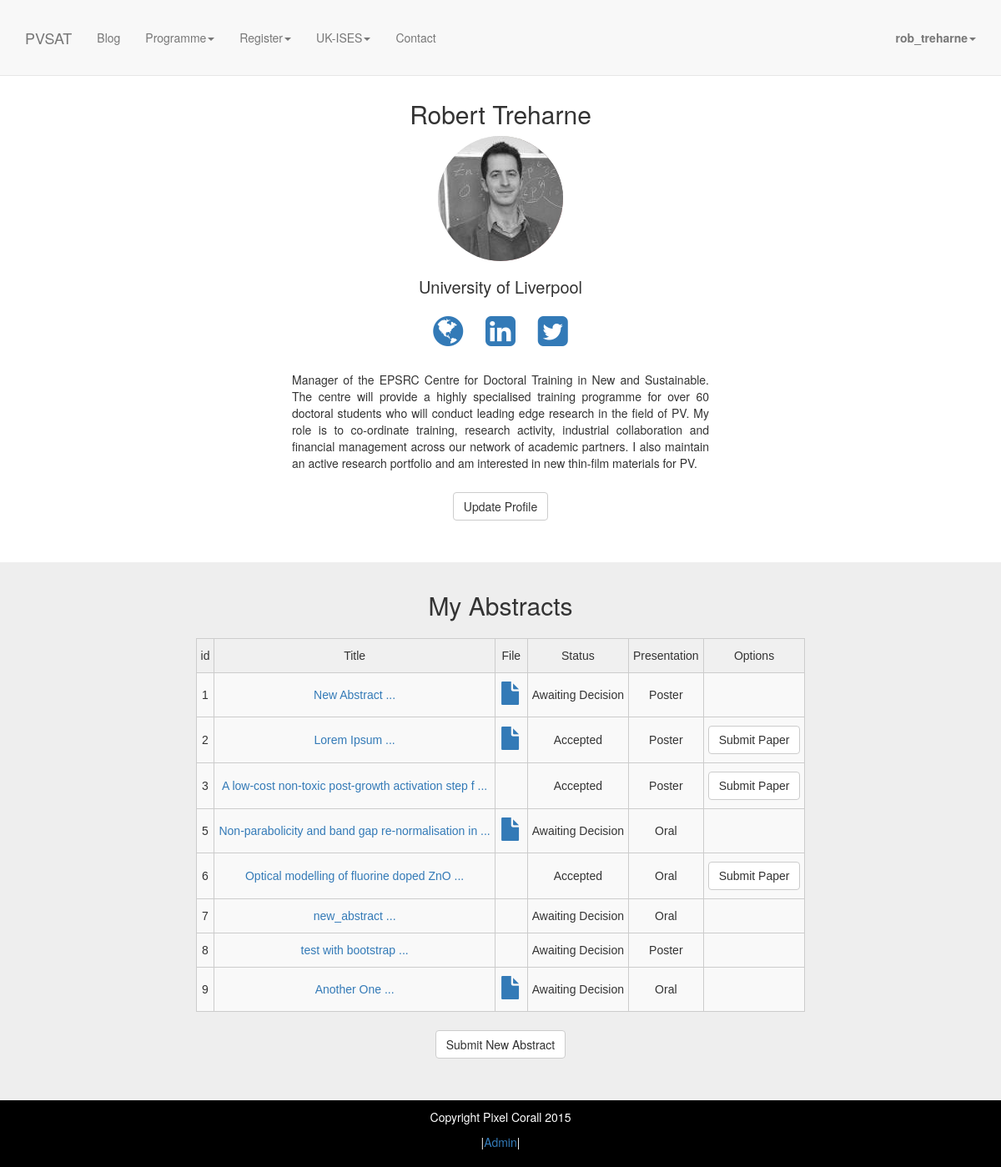
The page /authors/dashboard/ (signed in) on the database its author committed.
### authors/models.py (models this page shows, shortened)
class UserProfile(models.Model):
    user = models.OneToOneField(User)
    affiliation = models.CharField(max_length=128)
    picture = models.ImageField(upload_to='user_images', default='static/img/avatar.png')
    url = models.URLField(blank=True)
    linkedin = models.URLField(blank=True)
    twitter = models.URLField(blank=True)
    bio = models.TextField(max_length=2000, blank=True)

class Abstract(models.Model):
    author = models.ForeignKey(UserProfile)
    title = models.CharField(max_length=1000)
    abstract = models.TextField(max_length=5000)
    upload = models.FileField(upload_to='abstract_uploads', blank=True)
    theme = models.ManyToManyField(Theme)
    DELIVERY_CHOICE = (('Oral', 'Oral'), ('Poster', 'Poster'))
    delivery = models.CharField(max_length=6, choices=DELIVERY_CHOICE, default='Oral')
    STATUS = (('Awaiting Decision', 'Awaiting decision'), ('Accepted', 'Accept'), ('Rejected', 'Reject') )
    status = models.CharField(max_length=25, choices=STATUS, default='Awaiting Decision')
    date = models.DateTimeField(default=timezone.datetime.today())

### authors/views.py (the view)
@login_required
def dashboard(request):
    user = request.user
    profile = UserProfile.objects.get(user_id=user.id)
    abstracts = Abstract.objects.filter(author=profile)
    return render(request, 'dashboard.html', {'user':user, 'profile': profile, 'abstracts': abstracts})

### authors/templates/dashboard.html
{% extends 'base.html' %}
{% block content %}
    <section id="register" class="dashboard-profile-section">
        <div class="container">
            <div class="row">
                <div class="col-lg-12">
					<h2>{{user.first_name}} {{user.last_name}}</h2>
					<a href="/programme/profiles/{{user.id}}"><img class="profile-pic-lg" src="/media/{{profile.picture}}" name="{{user.first_name}} {{user.last_name}}"></a>
					<h3>{{profile.affiliation}}</h3>
					<p>
						{% if profile.url %}
						<a href="{{profile.url}}" target="_blank"><i class="fa fa-globe fa-3x"></i></a>
						{% endif %}
						{% if profile.linkedin %}
						<a href="{{profile.linkedin}}" target="_blank"><i class="fa fa-linkedin-square fa-3x"></i></a>
						{% endif %}
						{% if profile.twitter %}
						<a href="{{profile.twitter}}" target="_blank"><i class="fa fa-twitter-square fa-3x"></i></a>
						{% endif %}
					</p>
					{% if profile.bio %}
					<p class="bio">{{profile.bio}}</p>
					{% endif %}
					<div class="col-lg-12 center">
						<a class="btn btn-default page-scroll" href="{% url 'update_profile' %}">Update Profile</a>
					</div>
				</div>
			</div>
		</div>
	</section>
    <section id="abstracts" class="dashboard-abstract-section">
        <div class="container">
            <div class="row">
                <div class="col-lg-12">
					<h2>My Abstracts</h2>
					{% if abstracts %}
						<table class="tg">
						  <tr>
							<th class="tg-031e">id</th>
							<th class="tg-031e">Title</th>
							<th class="tg-031e">File</th>
							<th class="tg-031e">Status</th>
							<th class="tg-031e">Presentation</th>
							<th class="tg-031e">Options</th>
						  </tr>
						{% for abstract in abstracts %}
						  <tr>
							  <td class="tg-4eph">{{abstract.id}}</td>
							  <td class="tg-4eph"><a href="/programme/abstracts/{{abstract.id}}">{{abstract.title|slice:":50"}} ...</a></td>
							  <td class="tg-4eph">
								  {% if abstract.upload %}
								  <a href="/media/{{abstract.upload}}" target="_blank" >
									  <span class="glyphicon glyphicon-file"></span>
								  </a>
								  {% endif %}
							  </td>
							  <td class="tg-4eph">{{abstract.status}}</td>
							  <td class="tg-4eph">{{abstract.delivery}}</td>
							  <td class="tg-4eph">{% if abstract.status == 'Accepted' %}<a class="btn btn-default page-scroll" href="#">Submit Paper</a>{% endif %}</td>
						  </tr>
						{% endfor %}
						</table>
					{% else %}
					    <p>No abstracts submitted<p>
				    {% endif %}
					<div class="col-lg-12 center">
						<a class="btn btn-default page-scroll" href="{% url 'submit_abstract' %}">Submit New Abstract</a>
					</div>
                </div>
            </div>
		</div>
    </section>
{% endblock %}

### templates/base.html (shortened to what this page needs)
<!DOCTYPE html>
{% load static %}
<html lang="en">
<head>
    <link href="{% static 'css/bootstrap.min.css' %}" rel="stylesheet">
	<link rel="stylesheet" href="//maxcdn.bootstrapcdn.com/font-awesome/4.3.0/css/font-awesome.min.css">
    <link href="{% static  'css/scrolling-nav.css' %}" rel="stylesheet">
    <link href="{% static 'css/main.css' %}" rel="stylesheet" media="screen">
</head>
<body id="page-top" data-spy="scroll" data-target=".navbar-fixed-top">
    <nav class="navbar navbar-default navbar-fixed-top" role="navigation">
        <div class="container">
            <div class="navbar-header page-scroll">
                <a class="navbar-brand page-scroll" href="{% url 'home' %}">PVSAT</a>
            </div>
            <div class="collapse navbar-collapse navbar-ex1-collapse">
                <ul class="nav navbar-nav">
                    <li>
                        <a class="page-scroll" href="{% url 'articles' %}">Blog</a>
                    </li>
                    <li class="dropdown">
                        <a href="#" class="dropdown-toggle" data-toggle="dropdown" role="button" aria-haspopup="true" aria-expanded="false">Programme<span class="caret"></span></a>
                    </li>
                    <li class="dropdown">
                        <a href="#" class="dropdown-toggle" data-toggle="dropdown" role="button" aria-haspopup="true" aria-expanded="false">Register<span class="caret"></span></a>
                    </li>
                    <li class="dropdown">
                        <a href="#" class="dropdown-toggle" data-toggle="dropdown" role="button" aria-haspopup="true" aria-expanded="false">UK-ISES<span class="caret"></span></a>
                    </li>
                    <li>
					<a class="page-scroll" href="{% url 'message'%}">Contact</a>
                    </li>
                </ul>
                <ul class="nav navbar-nav navbar-right">
		    {% if user.is_authenticated %}
			<li class="dropdown">
			    <a href="#" class="dropdown-toggle" data-toggle="dropdown" role="button" aria-haspopup="true" aria-expanded="false"><strong>{{user.username}}</strong><span class="caret"></span></a>
			</li>
		    {% endif %}
            </ul>
            </div>
        </div>
    </nav>
    {% block content %}
    {% endblock %}
    <section id="footer" class="footer-section">
        <div class="container">
            <div class="row">
                <div class="col-lg-12">
					<p>Copyright Pixel Corall 2015</p>
					<p>|<a href="/admin/" target="_blank">Admin</a>|</p>
                </div>
            </div>
        </div>
    </section>
</body>
</html>

### static/css/scrolling-nav.css (style rules this page uses)
body { width: 100%; height: 100%; }
html { width: 100%; height: 100%; }
@media (min-width:767px) { .navbar { padding: 20px 0; -webkit-transition: background .5s ease-in-out,padding .5s ease-in-out; -moz-transition: background .5s ease-in-out,padding .5s ease-in-out; transition: background .5s ease-in-out,padding .5s ease-in-out; } }

### static/css/main.css (style rules this page uses)
h3 { font-size: 20px; }
.profile-pic-lg { width: 150px; height: 150px; border-radius: 150px; -webkit-border-radius: 150px; -moz-border-radius: 150px; background: url('../../media/committee_img/mason.png') no-repeat; }
.footer-section { background: black; text-align:center; color: white; padding-top: 10px; padding-bottom: 10px; }
.center { text-align: center; }
.dashboard-profile-section { background: #fff; padding-top: 100px; padding-bottom: 50px; text-align: center; }
.dashboard-profile-section img { max-width: 150px; }
.dashboard-abstract-section { background: #eee; padding-top: 15px; text-align:center; padding-bottom: 50px; }
.dashboard-profile-section i.fa { margin: 1%; }
.dashboard-profile-section p.bio { max-width:500px; text-align:justify; margin: 2% auto; margin-top: 15px; margin-bottom: 25px; }
.tg { border-collapse:collapse;border-spacing:0;border-color:#ccc; }
.tg td { text-align:center;font-family:Arial, sans-serif;font-size:14px;padding:10px 5px;border-style:solid;border-width:1px;overflow:hidden;word-break:normal;border-color:#ccc;color:#333;background-color:#fff; }
.tg th { text-align:center;font-family:Arial, sans-serif;font-size:14px;font-weight:normal;padding:10px 5px;border-style:solid;border-width:1px;overflow:hidden;word-break:normal;border-color:#ccc;color:#333;background-color:#f0f0f0; }
.tg .tg-4eph { background-color:#f9f9f9 }
table { margin: 2% auto; }
table span.glyphicon-file { font-size: 2em; }

### rows shown on the page
UserProfile: picture (picture), affiliation "University of Liverpool", bio "Manager of the EPSRC Centre for Doctoral Training in New and Sustainable. The centre will provide a highly specialised training programme for over 60 doctoral students who will conduct leading edge research in the field of PV. My role is to co-ordinate training, research activity, industrial collaboration and financial management across our network of academic partners. I also maintain an active research portfolio and am interested in new thin-film materials for PV."
Abstract: id "1", title "New Abstract", status "Awaiting Decision", delivery "Poster"
Abstract: id "2", title "Lorem Ipsum", status "Accepted", delivery "Poster", shows "Submit Paper"
Abstract: id "3", title "A low-cost non-toxic post-growth activation step f", status "Accepted", delivery "Poster", shows "Submit Paper"
Abstract: id "5", title "Non-parabolicity and band gap re-normalisation in", status "Awaiting Decision", delivery "Oral"
Abstract: id "6", title "Optical modelling of fluorine doped ZnO", status "Accepted", delivery "Oral", shows "Submit Paper"
Abstract: id "7", title "new_abstract", status "Awaiting Decision", delivery "Oral"
Abstract: id "8", title "test with bootstrap", status "Awaiting Decision", delivery "Poster"
Abstract: id "9", title "Another One", status "Awaiting Decision", delivery "Oral"

### other values the page prints
{{ user.username }} "rob_treharne"
{{ user.first_name }} "Robert"
{{ user.last_name }} "Treharne"
